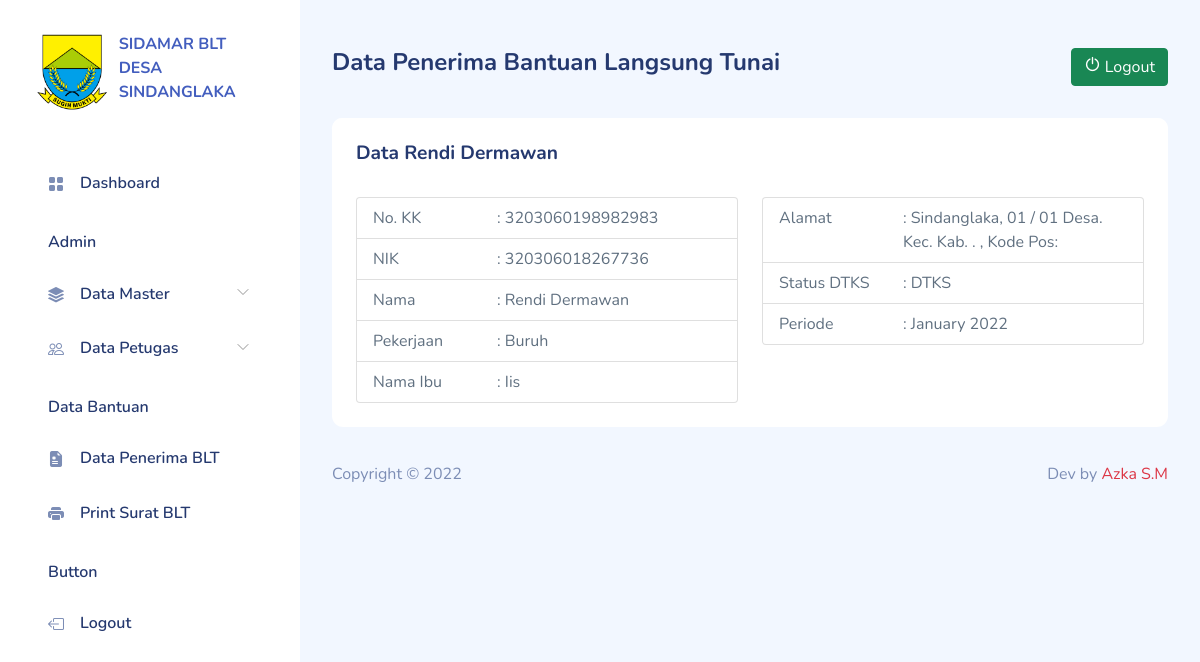
The app's page /data_blt_details.php?id=1 (signed in) with its own data.
### tables this page shows
CREATE TABLE `data_blt_penerima` (
  `id_blt` int(11) NOT NULL,
  `nama_lengkap` varchar(255) NOT NULL,
  `no_kk` varchar(1000) NOT NULL,
  `no_nik` varchar(1000) NOT NULL,
  `jalan` varchar(200) NOT NULL,
  `rtrw` varchar(200) NOT NULL,
  `desa` varchar(200) NOT NULL,
  `kecamatan` varchar(200) NOT NULL,
  `kabupaten` varchar(200) NOT NULL,
  `provinsi` varchar(200) NOT NULL,
  `kode_pos` varchar(200) NOT NULL,
  `pekerjaan` varchar(255) NOT NULL,
  `nama_ibu` varchar(255) NOT NULL,
  `status_dtks` int(11) NOT NULL,
  `periode` varchar(255) NOT NULL,
  `date_created` date NOT NULL,
  `is_active` int(11) NOT NULL
);

### functions.php (called while the page is built, shortened)
<?php
$conn = mysqli_connect("localhost", "root", "", "db_sdlk_blt");
function query($query)
{
    global $conn;
    $result = mysqli_query($conn, $query);
    $rows = [];
    while ($row = mysqli_fetch_assoc($result)) {
        $rows[] = $row;
    }
    return $rows;
}
function formatPeriode($periode)
{
    return date('F Y', strtotime($periode));
}

### data_blt_details.php (the view, shortened to what this page needs)
<?php
require "functions.php";
$id = $_GET["id"];
$blt = query("SELECT * FROM data_blt_penerima WHERE id_blt = $id")[0];
include "template_header.php";
include "template_sidebar.php";
?>
<div id="main">
    <div class="page-heading">
        <div class="row">
            <div class="col-7">
                <h4>Data Penerima Bantuan Langsung Tunai</h4>
            </div>
            <div class="col-5">
                <a href="logout.php" class="btn btn-success float-end" onclick="return confirm('Yakin akan keluar dari aplikasi?');">
                    <i class="icon dripicons-power"></i>
                    Logout
                </a>
            </div>
        </div>
    </div>
    <div class="page-content">
        <section class="row">
            <div class="col-12 col-lg-12">
                <div class="card">
                    <div class="card-header">
                        <div class="row">
                            <div class="col-12 col-lg-8">
                                <h4>Data <?= $blt["nama_lengkap"] ?></h4>
                            </div>
                            <div class="col-12 col-lg-4">
                            </div>
                        </div>
                    </div>
                    <div class="card-body">
                        <div class="row">
                            <div class="col-12 col-lg-6">
                                <ul class="list-group">
                                    <li class="list-group-item">
                                        <div class="row">
                                            <div class="col-4">No. KK</div>
                                            <div class="col-8">: <?= $blt["no_kk"]; ?></div>
                                        </div>
                                    </li>
                                    <li class="list-group-item">
                                        <div class="row">
                                            <div class="col-4">NIK</div>
                                            <div class="col-8">: <?= $blt["no_nik"]; ?></div>
                                        </div>
                                    </li>
                                    <li class="list-group-item">
                                        <div class="row">
                                            <div class="col-4">Nama</div>
                                            <div class="col-8">: <?= $blt["nama_lengkap"]; ?></div>
                                        </div>
                                    </li>
                                    <li class="list-group-item">
                                        <div class="row">
                                            <div class="col-4">Pekerjaan</div>
                                            <div class="col-8">: <?= $blt["pekerjaan"]; ?></div>
                                        </div>
                                    </li>
                                    <li class="list-group-item">
                                        <div class="row">
                                            <div class="col-4">Nama Ibu</div>
                                            <div class="col-8">: <?= $blt["nama_ibu"]; ?></div>
                                        </div>
                                    </li>
                                </ul>
                            </div>
                            <div class="col-12 col-lg-6">
                                <ul class="list-group">
                                    <li class="list-group-item">
                                        <div class="row">
                                            <div class="col-4">Alamat</div>
                                            <div class="col-8">: <?= $blt["jalan"] . ", " . $blt["rtrw"] . " Desa. " . $blt["desa"] . " Kec. " . $blt["kecamatan"] . " Kab. " . $blt["kabupaten"] . ". " . $blt["provinsi"] . ", Kode Pos: " . $blt["kode_pos"]; ?></div>
                                        </div>
                                    </li>
                                    <li class="list-group-item">
                                        <div class="row">
                                            <div class="col-4">Status DTKS</div>
                                            <div class="col-8">:
                                                <?php
                                                if ($blt["status_dtks"] == 1) {
                                                    echo "DTKS";
                                                } else {
                                                    echo "Non-DTKS";
                                                }
                                                ?>
                                            </div>
                                        </div>
                                    </li>
                                    <li class="list-group-item">
                                        <div class="row">
                                            <div class="col-4">Periode</div>
                                            <div class="col-8">: <?php
                                                                    $periode = $blt["periode"];
                                                                    echo formatPeriode($periode);
                                                                    ?>
                                            </div>
                                        </div>
                                    </li>
                                </ul>
                            </div>
                        </div>
                    </div>
                </div>
            </div>
        </section>
    </div>
    <?php
    include "template_footer.php";
    ?>

### assets/css/app.css (style rules this page uses)
.btn i,.btn svg { height:16px;width:16px }
.btn.btn-danger,.btn.btn-info,.btn.btn-primary,.btn.btn-secondary,.btn.btn-success,.btn.btn-warning { color:#fff }
.card { border:none;margin-bottom:2.2rem }
.card .card-header { border:none }
.card .card-header h4 { font-size:1.2rem;font-weight:700 }
.card .card-header~.card-body { padding-top:0 }
.card .card-body { padding:1.5rem }
#main { margin-left:300px;padding:2rem }
.page-heading { margin:0 0 2rem }
a { text-decoration:none }

### records on screen
data_blt_penerima: nama_lengkap "Rendi Dermawan", no_kk "3203060198982983", no_nik "320306018267736", pekerjaan "Buruh", nama_ibu "Iis", jalan "Sindanglaka", rtrw "01 / 01", periode "January 2022"
